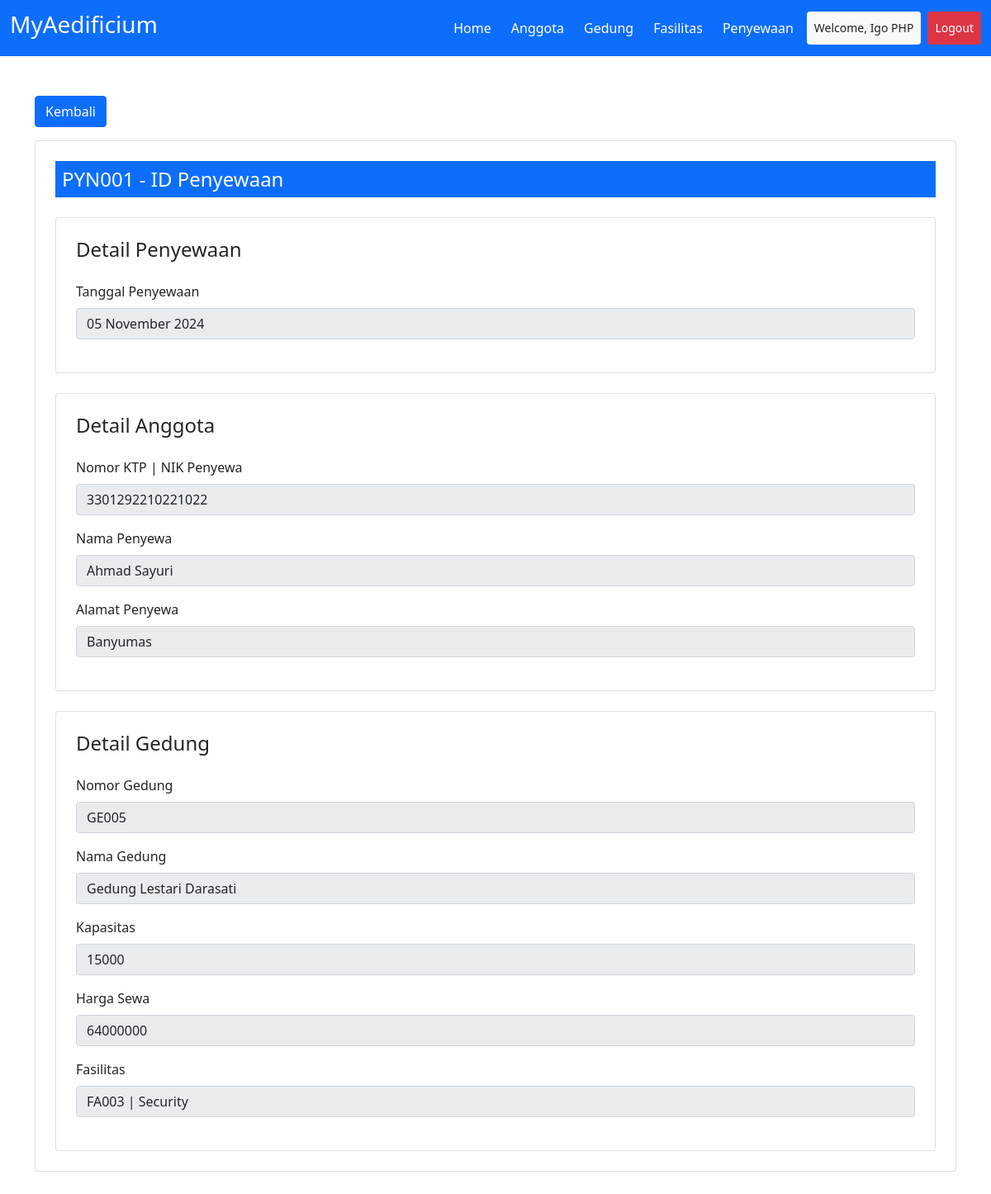
The page /src/detail_penyewaan.php?id_penyewaan=PYN001 (signed in) on the database its author committed.
### tables this page shows
CREATE TABLE `penyewaan` (
  `id_penyewaan` varchar(16) NOT NULL,
  `no_ktp` char(16) DEFAULT NULL,
  `no_gedung` varchar(16) DEFAULT NULL,
  `tanggal_penyewaan` date DEFAULT NULL
);

CREATE TABLE `anggota` (
  `no_ktp` char(16) NOT NULL,
  `nama` varchar(32) DEFAULT NULL,
  `alamat` varchar(32) DEFAULT NULL
);

CREATE TABLE `gedung` (
  `no_gedung` varchar(16) NOT NULL,
  `nama_gedung` varchar(32) DEFAULT NULL,
  `kapasitas` int(11) DEFAULT NULL,
  `harga_sewa` int(11) DEFAULT NULL,
  `id_fasilitas` varchar(32) DEFAULT NULL
);

CREATE TABLE `fasilitas` (
  `id_fasilitas` varchar(32) NOT NULL,
  `nama_fasilitas` varchar(63) DEFAULT NULL
);

### src/detail_penyewaan.php (the view, shortened to what this page needs)
<?php
include '../connection/config.php';
include '../components/header.php';
$id_penyewaan = $_GET['id_penyewaan'];
$query = "SELECT penyewaan.*, anggota.*, gedung.*, fasilitas.* FROM penyewaan
INNER JOIN anggota ON penyewaan.no_ktp = anggota.no_ktp
INNER JOIN gedung ON penyewaan.no_gedung = gedung.no_gedung
INNER JOIN fasilitas ON gedung.id_fasilitas = fasilitas.id_fasilitas
WHERE id_penyewaan = '$id_penyewaan'";
$sql = mysqli_query($connect, $query);
$dataPenyewaan = mysqli_fetch_array($sql);
?>
<div class="row">
    <div class="col-md-12">
        <a href="./penyewaan.php" class="btn btn-primary mb-3">Kembali</a>
        <div class="card p-4">
            <h4 class="bg-primary p-2 text-white mb-4"><?= $dataPenyewaan['id_penyewaan'] ?> - ID Penyewaan</h3>
                <div class="card p-4 mb-4">
                    <h4 class="mb-4">Detail Penyewaan</h3>
                        <div class="mb-3">
                            <label for="tanggal_penyewaan" class="form-label">Tanggal Penyewaan</label>
                            <input disabled type="text" value="<?php $date = $dataPenyewaan['tanggal_penyewaan'];
                                                                echo date("d F Y", strtotime($date)) ?>" autocomplete="off" class="form-control" id="tanggal_penyewaan" name="tanggal_penyewaan">
                        </div>
                </div>
                <div class="card p-4 mb-4">
                    <h4 class="mb-4">Detail Anggota</h3>
                        <div class="mb-3">
                            <label for="no_ktp" class="form-label">Nomor KTP | NIK Penyewa</label>
                            <input disabled type="text" value="<?= $dataPenyewaan['no_ktp'] ?>" autocomplete="off" class="form-control" id="no_ktp" name="no_ktp">
                        </div>
                        <div class="mb-3">
                            <label for="nama" class="form-label">Nama Penyewa</label>
                            <input disabled type="text" value="<?= $dataPenyewaan['nama'] ?>" autocomplete="off" class="form-control" id="nama" name="nama">
                        </div>
                        <div class="mb-3">
                            <label for="alamat" class="form-label">Alamat Penyewa</label>
                            <input disabled type="text" value="<?= $dataPenyewaan['alamat'] ?>" autocomplete="off" class="form-control" id="alamat" name="alamat">
                        </div>
                </div>
                <div class="card p-4">
                    <h4 class="mb-4">Detail Gedung</h3>
                        <div class="mb-3">
                            <label for="no_gedung" class="form-label">Nomor Gedung</label>
                            <input disabled type="text" value="<?= $dataPenyewaan['no_gedung'] ?>" autocomplete="off" class="form-control" id="no_gedung" name="no_gedung">
                        </div>
                        <div class="mb-3">
                            <label for="nama_gedung" class="form-label">Nama Gedung</label>
                            <input disabled type="text" value="<?= $dataPenyewaan['nama_gedung'] ?>" autocomplete="off" class="form-control" id="nama_gedung" name="nama_gedung">
                        </div>
                        <div class="mb-3">
                            <label for="kapasitas" class="form-label">Kapasitas</label>
                            <input disabled type="number" value="<?= $dataPenyewaan['kapasitas'] ?>" autocomplete="off" class="form-control" id="kapasitas" name="kapasitas">
                        </div>
                        <div class="mb-3">
                            <label for="harga_sewa" class="form-label">Harga Sewa</label>
                            <input disabled type="number" value="<?= $dataPenyewaan['harga_sewa'] ?>" autocomplete="off" class="form-control" id="harga_sewa" name="harga_sewa">
                        </div>
                        <div class="mb-3">
                            <label for="id_fasilitas" class="form-label">Fasilitas</label>
                            <input disabled type="text" value="<?= $dataPenyewaan['id_fasilitas'] ?> | <?= $dataPenyewaan['nama_fasilitas'] ?>" autocomplete="off" class="form-control" id="id_fasilitas" name="nama_fasilitas">
                        </div>
                </div>
        </div>
    </div>
</div>
<?php
include '../components/footer.php';
?>

### rows shown on the page
penyewaan: id_penyewaan "PYN001", tanggal_penyewaan "05 November 2024", no_ktp "3301292210221022", nama "Ahmad Sayuri", alamat "Banyumas", no_gedung "GE005", nama_gedung "Gedung Lestari Darasati", kapasitas "15000", harga_sewa "64000000", nama_fasilitas "FA003 | Security"

### other values the page prints
$_SESSION['nama_lengkap'] "Igo PHP"
